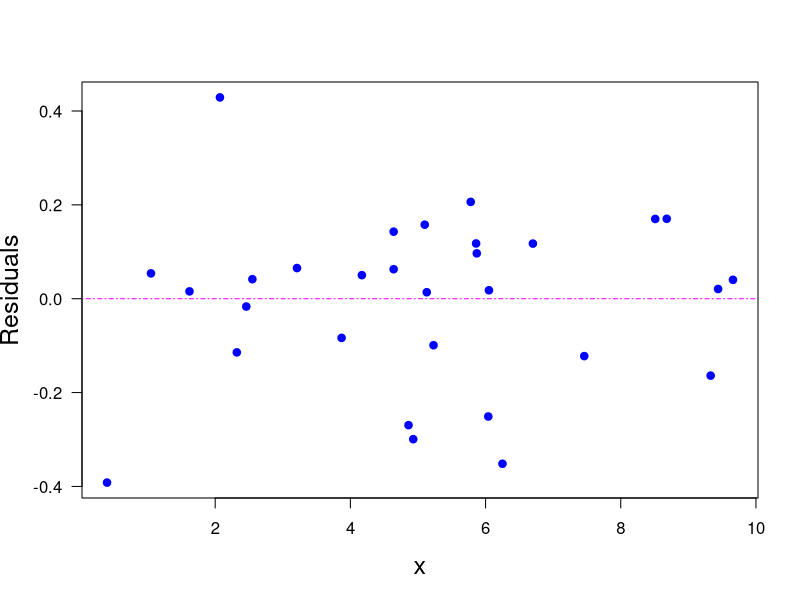

Generate this figure with R:
print('file: MMnonlinearFit1Res.R')
# Michaelis-Menten: residuals of non-linear regression 
#  ---------------------------------------------------
# data: 
  x = c(0.40, 1.05, 1.62, 2.07, 2.32, 2.46, 2.55, 3.21, 3.87, 4.17, 4.64, 4.64, 
        4.86, 4.93, 5.10, 5.13,5.23, 5.78, 5.86, 5.87, 6.04, 6.05, 6.25, 6.70, 
        7.46, 8.51, 8.68, 9.33, 9.44, 9.66)
  y = c(0.36, 1.54, 1.90, 2.54, 2.10, 2.25, 2.34, 2.56, 2.56, 2.75, 2.92, 2.84,
        2.54, 2.52, 3.00, 2.86,2.76, 3.13, 3.05, 3.03, 2.70, 2.97, 2.62, 3.13, 
        2.95, 3.31, 3.32, 3.02, 3.21, 3.24)
n = length(x); print(c(n,'n sample size'))
alpha = 4 # true Vmax
beta  = 2 # true half-saturation constant K
# non-linear regression: you have to choose start values for model parameters
astart = 5; print(c(astart,'start value for alpha = Vmax'))
bstart = 3; print(c(bstart,'start value for beta = K'))
NLs = summary(nls(y ~ a*x/(x+b),start=list(a=astart,b=bstart)))
aNL = NLs$coefficients[1]; bNL = NLs$coefficients[2]
uaNL = NLs$coefficients[3]; ubNL = NLs$coefficients[4]
print(c('estimated alpha = ',round(aNL,2),'+-',round(uaNL,2)))
print(c('estimated  beta = ',round(bNL,2),'+-',round(ubNL,2)))
resNL = NLs$residuals                              # <----- extract residuals
# png('MichaelisResNL210228.png',width=16,height=16,units='cm',res=300)
plot(x,resNL,type='p',lwd=4,col='blue',xlab='x',ylab='Residuals',las=1,cex=0.6,cex.lab=1.5)
abline(h=0,col='magenta',lty=4)
# dev.off()
